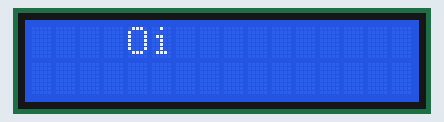
The sketch below on a simulated Arduino Uno, built with avr-gcc and run on an emulated ATmega328P. On the bench: 16×2 character LCD.

Above: at 0.4 s.
At 1.9 s:
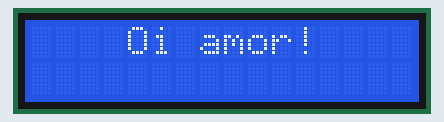
At 4.4 s:
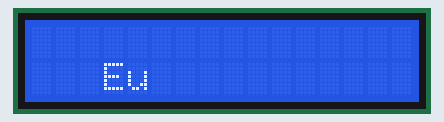
At 5.1 s:
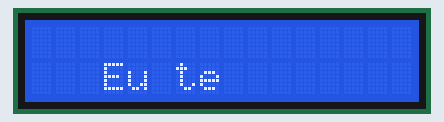
At 6.4 s:
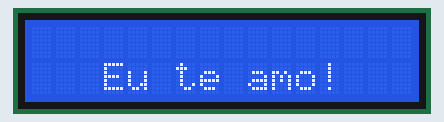
At 8.7 s:
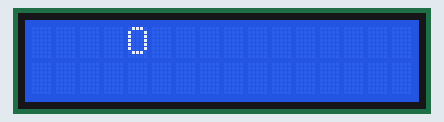

Measured:
- by itself, everything shown: repeats every 8.5 s, in 15 steps
- what the display in image 0 shows lasts 0.5 s, from 0.3 s to 0.8 s
- what the display in image 1 shows lasts 2.3 s, from 1.8 s to 4.1 s

The sketch:

lcd_amor.ino
```cpp
#include <LiquidCrystal.h>

// RS, E, D4, D5, D6, D7 (ajuste conforme seus pinos)
LiquidCrystal lcd(12, 11, 10, 9, 8, 7);

void setup() {
  lcd.begin(16, 2);
  lcd.clear();
}

void loop() {
  // --- Primeira frase ---
  String msg1 = "Oi amor!";
  lcd.clear();
  centralizarTexto(msg1, 0);  // linha 0 (primeira linha)
  delay(2000);

  // --- Segunda frase ---
  String msg2 = "Eu te amo!";
  lcd.clear();
  centralizarTexto(msg2, 1);  // linha 1 (segunda linha)
  delay(2000);
}

// Função que escreve centralizado e letra por letra
void centralizarTexto(String msg, int linha) {
  int inicio = (16 - msg.length()) / 2;  // posição inicial p/ centralizar
  for (int i = 0; i < msg.length(); i++) {
    lcd.setCursor(inicio + i, linha);   // vai colocando letra por letra
    lcd.print(msg[i]);
    delay(250); // velocidade do "efeito de digitação"
  }
}
```
